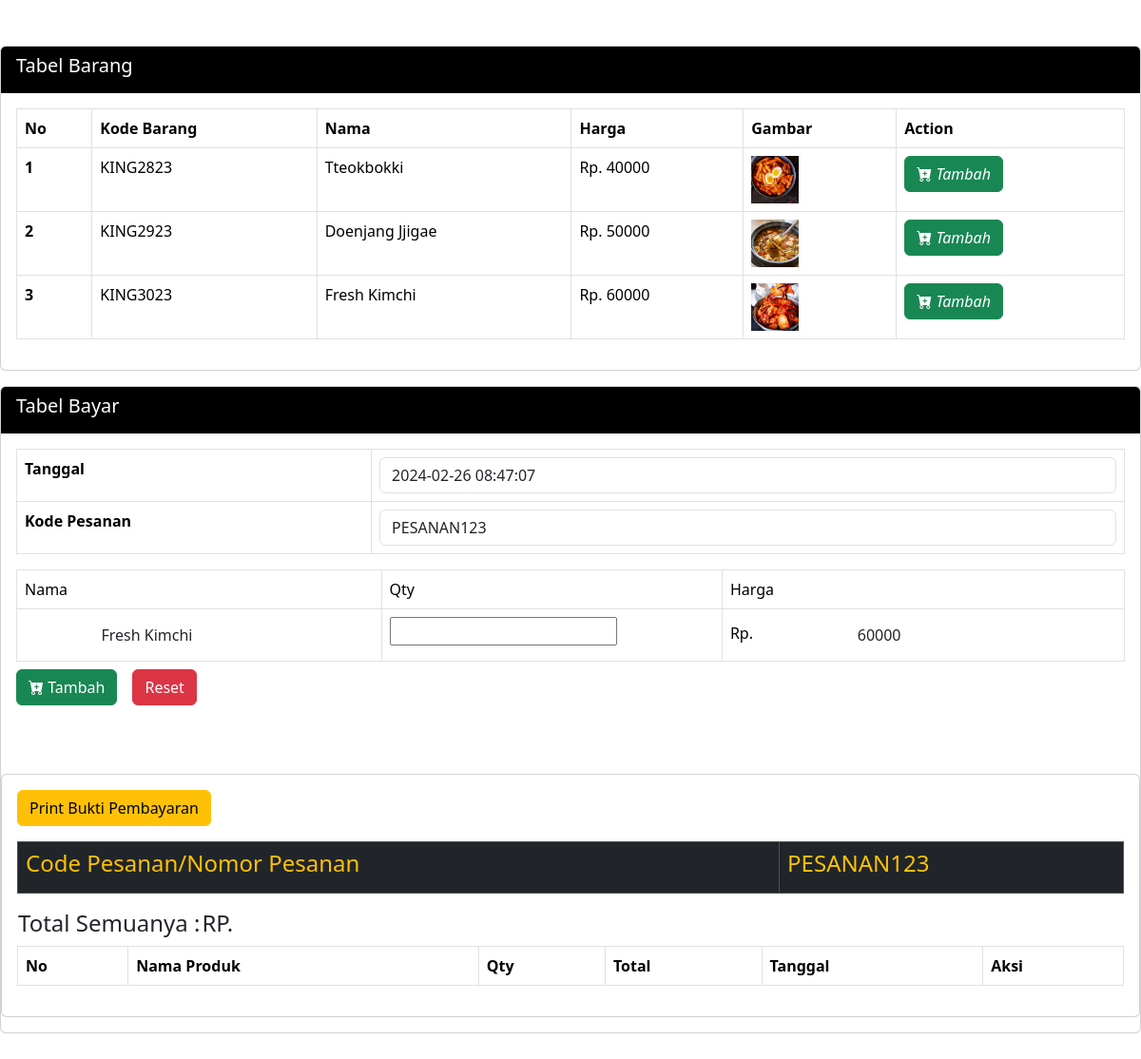
Screenshot of /app/keranjang.php?idb=KING3023 (signed in) with the database file from the repository.
### tables this page shows
CREATE TABLE `menu` (
  `id` int(11) NOT NULL,
  `kode_barang` varchar(100) NOT NULL,
  `nama_produk` varchar(50) NOT NULL,
  `harga` int(100) NOT NULL,
  `detail` text NOT NULL,
  `gambar` varchar(80) NOT NULL
);

CREATE TABLE `keranjang_detail` (
  `id` int(11) NOT NULL,
  `kode_pesanan` varchar(255) NOT NULL,
  `nama_produk` varchar(255) NOT NULL,
  `qty` int(100) NOT NULL,
  `total` int(255) NOT NULL,
  `tgl` varchar(100) NOT NULL
);

### app/keranjang.php (the view, shortened to what this page needs)
<?php
include "boot.php";
?>
<div class="">
	<div class="row mt-5">
		<div class="col-sm-12">
			<div class="card card-black mb-3">
				<div class="card-header bg-black text-white">
					<h5>Tabel Barang</h5>
				</div>
				<div class="card-body">
					<table class="table table-bordered">
						<thead>
							<th>No</th>
							<th>Kode Barang</th>
							<th>Nama</th>
							<th>Harga</th>
							<th>Gambar</th>
							<th>Action</th>
						</thead>
						<?php
							include "koneksi.php";
							$tampil = $konek->query("select*from menu");
							while ($s = mysqli_fetch_array($tampil)) {
								@$no++;
						?>
						<tbody>
							<tr>
								<th scope="row"><?= $no; ?></th>
								<td><?= $s['kode_barang'] ?></td>
								<td><?= $s['nama_produk'] ?></td>
								<td>Rp. <?= $s['harga'] ?></td>
								<td><img src="img/<?= $s['gambar']; ?>" alt="..." width="50"></td>
								<td>
									<button onclick="document.location='?idb=<?=$s['kode_barang']?>'" class="btn btn-success" type="submit">
										<i class="bi bi-cart-plus-fill"> Tambah</i>
									</button>
								</td>
							</tr>
						</tbody>
						<?php
							}
						?>
					</table>
				</div>
			</div>
		</div>
		<div class="col-sm-12 mb-5">
			<div class="card card-black">
				<div class="card-header bg-black text-white">
					<h5> Tabel Bayar</h5>
				</div>
				<?php
					include "koneksi.php";
					if (!isset($_SESSION['order_code'])) {
						$kode=$konek->query("select * from keranjang_detail order by id desc");
						$kod=$kode->fetch_array();
						$new_order_code = "PESANAN" . ($kod['id'] + 1);
					}
					else {
						$new_order_code = $_SESSION['order_code'];
					}
					if(isset($_GET['idb'])) {
						@$kodeb=$konek->query("select*from menu where kode_barang like '$_GET[idb]'");
						$kodb=$kodeb->fetch_array();
					}
				?>
				<form action="" method="post">
					<div class="card-body">
						<div class="table-responsive">
							<table class="table table-bordered">
								<tr>
									<td><b>Tanggal</b></td>
									<td>
										<input type="text" readonly="readonly" class="form-control" value="<?php echo date("Y-m-d H:i:s"); ?>" name="tgl">
									</td>
								</tr>
								<tr>
									<td><b>Kode Pesanan</b></td>
									<td>
										<input type="text" name="kode_pesanan" id="" readonly class="form-control"  value="<?php echo $new_order_code; ?>">
									</td>
								</tr>
							</table>
							<table class="table table-bordered w-100 mb-2" id="example1">
								<thead>
									<tr>
										<td> Nama</td>
										<td> Qty</td>
										<td> Harga</td>
									</tr>
								</thead>
								<tbody>
									<tr>
										<td> <input type="text" class="btn" name="nama_produk" value="<?=@$kodb['nama_produk']?>"></td>
										<td>
											<input type="number" name="qty" required>
										</td>
										<td>Rp. <input type="text" class="btn" name="harga_produk" value="<?=@$kodb['harga']?>"></td>
									</tr>
								</tbody>
							</table>
							<div class="row g-3 align-items-center mb-2">
								<div class="col-auto">
									<button class="btn btn-success" type="submit"><i class="bi bi-cart-plus-fill"></i> Tambah</button>
								</div>
								<div class="col-auto">
									<button class="btn btn-danger" type="reset" onclick="document.location.href='keranjang.php?reset'">Reset</button>
								</div>
							</div>
						</div>
					</div>
				</form>
				<div>
					<div class="row mt-5">
						<div class="col-sm-12">
							<div class="card card-black mb-3">
								<div class="card-body">
									<div class="row g-3 align-items-center mb-3">
										<div class="col-auto">
											<a href="bukti.php">
												<button class="btn btn-warning">
													Print Bukti Pembayaran
												</button>
											</a>
										</div>
									</div>
										<table class="table table-bordered table-dark text-warning">
											<th class="text-warning"><h4>Code Pesanan/Nomor Pesanan</h4></th>
											<th class="text-warning"><h4><?= $new_order_code ?></h4></th>
										</table>
										<table>
											<th><h4>Total Semuanya : </h4></th>
											<td colspan="2"> <h4> RP.
												<?php
												$total =  mysqli_query($konek, "SELECT SUM(total) AS value_sum FROM keranjang_detail  WHERE kode_pesanan = '$new_order_code'");
												$row = mysqli_fetch_assoc($total);
												$sum = $row['value_sum'];
												?>
                								<?php echo $sum ?></h4>
											</td>
										</table>
										<table class="table table-bordered">
											<thead>
												<th scope="col">No</tH>
												<th>Nama Produk</th>
												<th>Qty</th>
												<th>Total</th>
												<th>Tanggal</th>
												<th>Aksi</th>
											</thead>
											<?php
												include "boot.php";
											?>
										</table>
								</div>
							</div>
						</div>
					</div>
				</div>
			</div>
		</div>
	</div>
</div>

### rows the page displays
menu: kode_barang "KING2823", nama_produk "Tteokbokki", harga "40000", gambar (picture)
menu: kode_barang "KING2923", nama_produk "Doenjang Jjigae", harga "50000", gambar (picture)
menu: kode_barang "KING3023", nama_produk "Fresh Kimchi", harga "60000", gambar (picture), harga_produk "60000"
keranjang_detail: kode_pesanan "PESANAN123", id "PESANAN123"
